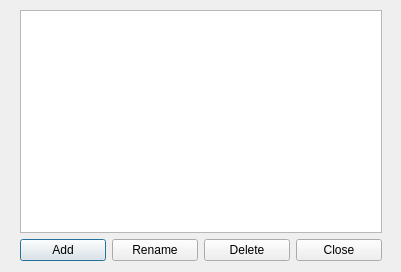
<?xml version="1.0" encoding="UTF-8"?>
<ui version="4.0">
 <class>dialog</class>
 <widget class="QDialog" name="dialog">
  <property name="geometry">
   <rect>
    <x>0</x>
    <y>0</y>
    <width>401</width>
    <height>272</height>
   </rect>
  </property>
  <property name="windowTitle">
   <string>Dialog</string>
  </property>
  <widget class="QWidget" name="verticalLayoutWidget">
   <property name="geometry">
    <rect>
     <x>20</x>
     <y>10</y>
     <width>362</width>
     <height>251</height>
    </rect>
   </property>
   <layout class="QVBoxLayout" name="verticalLayout">
    <item>
     <widget class="QListWidget" name="listWidget"/>
    </item>
    <item>
     <layout class="QHBoxLayout" name="horizontalLayout">
      <item>
       <widget class="QPushButton" name="addButton">
        <property name="text">
         <string>Add</string>
        </property>
       </widget>
      </item>
      <item>
       <widget class="QPushButton" name="renameButton">
        <property name="text">
         <string>Rename</string>
        </property>
       </widget>
      </item>
      <item>
       <widget class="QPushButton" name="deleteButton">
        <property name="text">
         <string>Delete</string>
        </property>
       </widget>
      </item>
      <item>
       <widget class="QPushButton" name="closeButton">
        <property name="text">
         <string>Close</string>
        </property>
       </widget>
      </item>
     </layout>
    </item>
   </layout>
  </widget>
 </widget>
 <resources/>
 <connections/>
</ui>
